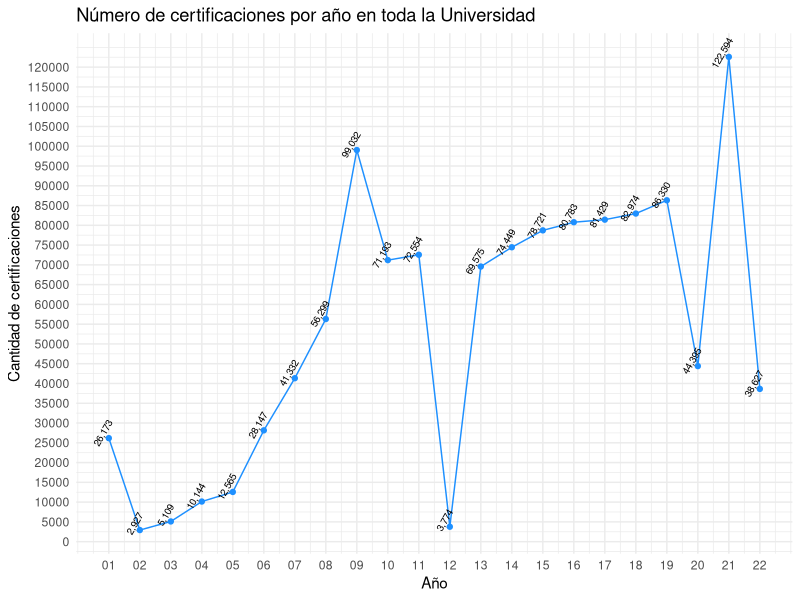
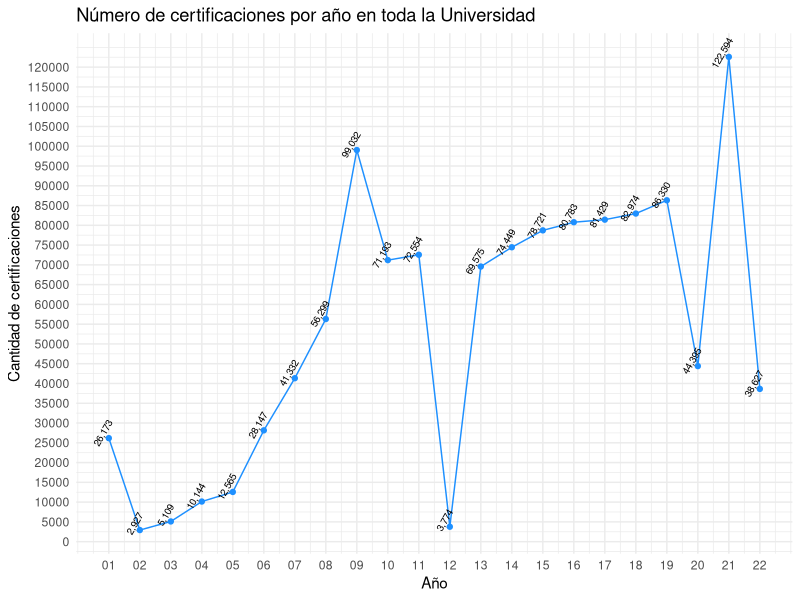

Write R code to recreate these figures, in order.
# Cargar la librería ggplot2
library(ggplot2)
# Crea un dataframe con los datos de la tabla
data <- data.frame(
  Año = c(01, 02, 03, 04, 05, 06, 07, 08, 09, 10, 11, 12, 13, 14, 15, 16, 17, 18, 19, 20, 21, 22),
  Cantidad = c(26173, 2927, 5109, 10144, 12565, 28147, 41332, 56299, 99032, 71193, 72554, 3774, 69575, 74449, 78721, 80783, 81429, 82974, 86330, 44395, 122594, 38627)
)

# Cargar la librería ggplot2
library(ggplot2)

# Define el paso personalizado para el eje Y
paso_y <- 5000  # Personaliza el paso según tus necesidades

# Crear un gráfico de líneas
p <- ggplot(data, aes(x = Año, y = Cantidad)) +
  geom_line(color = "dodgerblue") +
  geom_point(color = "dodgerblue") +
  labs(
    title = "Número de certificaciones por año en toda la Universidad",
    x = "Año",
    y = "Cantidad de certificaciones"
  ) +
  scale_x_continuous(breaks = c(1:22),
                     labels = c("01", "02", "03", "04", "05", "06", "07", "08", "09", "10", "11", "12", "13", "14", "15", "16", "17", "18", "19", "20", "21", "22")) +
  scale_y_continuous(breaks = seq(0, max(data$Cantidad), by = paso_y)) +  # Personaliza el paso en el eje Y
  theme_minimal()

# Agregar etiquetas de valores
p <- p + geom_text(aes(label = format(Cantidad, big.mark = ",", scientific = FALSE)), vjust = -0.5, size = 2.5, angle = 60)

# Imprimir el gráfico
print(p)

ggsave("graficoCertificacionesUACManual.pdf", plot = p,width = 8, height = 6, units = "in", device = "pdf")

